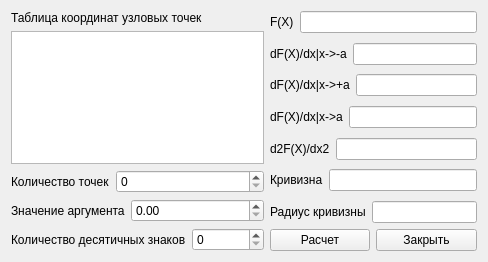
<?xml version="1.0" encoding="UTF-8"?>
<ui version="4.0">
 <class>FormTablDiff</class>
 <widget class="QWidget" name="FormTablDiff">
  <property name="geometry">
   <rect>
    <x>0</x>
    <y>0</y>
    <width>488</width>
    <height>262</height>
   </rect>
  </property>
  <property name="windowTitle">
   <string>Дифференцирование таблично заданной функции</string>
  </property>
  <layout class="QGridLayout" name="gridLayout_3">
   <item row="0" column="0">
    <layout class="QVBoxLayout" name="verticalLayout_3">
     <item>
      <layout class="QVBoxLayout" name="verticalLayout">
       <item>
        <widget class="QLabel" name="label_4">
         <property name="text">
          <string>Таблица координат узловых точек</string>
         </property>
        </widget>
       </item>
       <item>
        <widget class="QTableView" name="tableView"/>
       </item>
      </layout>
     </item>
     <item>
      <layout class="QFormLayout" name="formLayout_7">
       <item row="0" column="0">
        <widget class="QLabel" name="label_2">
         <property name="text">
          <string>Количество точек</string>
         </property>
        </widget>
       </item>
       <item row="0" column="1">
        <widget class="QSpinBox" name="spinBoxNumberOfPoints"/>
       </item>
      </layout>
     </item>
     <item>
      <layout class="QFormLayout" name="formLayout_8">
       <item row="0" column="0">
        <widget class="QLabel" name="label_3">
         <property name="text">
          <string>Значение аргумента</string>
         </property>
        </widget>
       </item>
       <item row="0" column="1">
        <widget class="QDoubleSpinBox" name="doubleSpinBoxArgValue"/>
       </item>
      </layout>
     </item>
     <item>
      <layout class="QFormLayout" name="formLayout_9">
       <item row="0" column="0">
        <widget class="QLabel" name="label_11">
         <property name="text">
          <string>Количество десятичных знаков</string>
         </property>
        </widget>
       </item>
       <item row="0" column="1">
        <widget class="QSpinBox" name="spinBoxPrec"/>
       </item>
      </layout>
     </item>
    </layout>
   </item>
   <item row="0" column="1">
    <layout class="QGridLayout" name="gridLayout_2">
     <item row="0" column="0" colspan="2">
      <layout class="QVBoxLayout" name="verticalLayout_2">
       <item>
        <layout class="QFormLayout" name="formLayout">
         <item row="0" column="0">
          <widget class="QLabel" name="label">
           <property name="text">
            <string>F(X)</string>
           </property>
          </widget>
         </item>
         <item row="0" column="1">
          <widget class="QLineEdit" name="lineEditFunc"/>
         </item>
        </layout>
       </item>
       <item>
        <layout class="QFormLayout" name="formLayout_2">
         <item row="0" column="0">
          <widget class="QLabel" name="label_5">
           <property name="text">
            <string>dF(X)/dx|x-&gt;-a</string>
           </property>
          </widget>
         </item>
         <item row="0" column="1">
          <widget class="QLineEdit" name="lineEditLeftDer1"/>
         </item>
        </layout>
       </item>
       <item>
        <layout class="QFormLayout" name="formLayout_3">
         <item row="0" column="0">
          <widget class="QLabel" name="label_6">
           <property name="text">
            <string>dF(X)/dx|x-&gt;+a</string>
           </property>
          </widget>
         </item>
         <item row="0" column="1">
          <widget class="QLineEdit" name="lineEditRightDer1"/>
         </item>
        </layout>
       </item>
       <item>
        <layout class="QFormLayout" name="formLayout_4">
         <item row="0" column="0">
          <widget class="QLabel" name="label_7">
           <property name="text">
            <string>dF(X)/dx|x-&gt;a</string>
           </property>
          </widget>
         </item>
         <item row="0" column="1">
          <widget class="QLineEdit" name="lineEditDer1"/>
         </item>
        </layout>
       </item>
       <item>
        <layout class="QFormLayout" name="formLayout_5">
         <item row="0" column="0">
          <widget class="QLabel" name="label_8">
           <property name="text">
            <string>d2F(X)/dx2</string>
           </property>
          </widget>
         </item>
         <item row="0" column="1">
          <widget class="QLineEdit" name="lineEditDer2"/>
         </item>
        </layout>
       </item>
       <item>
        <layout class="QFormLayout" name="formLayout_6">
         <item row="0" column="0">
          <widget class="QLabel" name="label_9">
           <property name="text">
            <string>Кривизна</string>
           </property>
          </widget>
         </item>
         <item row="0" column="1">
          <widget class="QLineEdit" name="lineEditCurvature"/>
         </item>
        </layout>
       </item>
       <item>
        <layout class="QGridLayout" name="gridLayout">
         <item row="0" column="0">
          <widget class="QLabel" name="label_10">
           <property name="text">
            <string>Радиус кривизны</string>
           </property>
          </widget>
         </item>
         <item row="0" column="1">
          <widget class="QLineEdit" name="lineEditRadiusOfCurvature"/>
         </item>
        </layout>
       </item>
      </layout>
     </item>
     <item row="1" column="0">
      <widget class="QPushButton" name="pushButtonCalculate">
       <property name="text">
        <string>Расчет</string>
       </property>
      </widget>
     </item>
     <item row="1" column="1">
      <widget class="QPushButton" name="pushButtonClose">
       <property name="text">
        <string>Закрыть</string>
       </property>
      </widget>
     </item>
    </layout>
   </item>
  </layout>
 </widget>
 <resources/>
 <connections/>
</ui>
